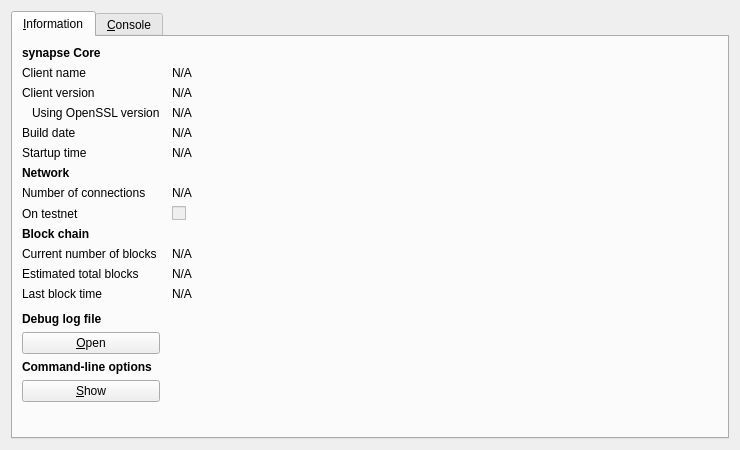
<?xml version="1.0" encoding="UTF-8"?>
<ui version="4.0">
 <class>RPCConsole</class>
 <widget class="QDialog" name="RPCConsole">
  <property name="geometry">
   <rect>
    <x>0</x>
    <y>0</y>
    <width>740</width>
    <height>450</height>
   </rect>
  </property>
  <property name="windowTitle">
   <string>synapse - Debug window</string>
  </property>
  <layout class="QVBoxLayout" name="verticalLayout_2">
   <item>
    <widget class="QTabWidget" name="tabWidget">
     <property name="currentIndex">
      <number>0</number>
     </property>
     <widget class="QWidget" name="tab_info">
      <attribute name="title">
       <string>&amp;Information</string>
      </attribute>
      <layout class="QGridLayout" name="gridLayout" columnstretch="0,1">
       <property name="horizontalSpacing">
        <number>12</number>
       </property>
       <item row="0" column="0">
        <widget class="QLabel" name="label_9">
         <property name="font">
          <font>
           <weight>75</weight>
           <bold>true</bold>
          </font>
         </property>
         <property name="text">
          <string>synapse Core</string>
         </property>
        </widget>
       </item>
       <item row="1" column="0">
        <widget class="QLabel" name="label_5">
         <property name="text">
          <string>Client name</string>
         </property>
        </widget>
       </item>
       <item row="1" column="1">
        <widget class="QLabel" name="clientName">
         <property name="cursor">
          <cursorShape>IBeamCursor</cursorShape>
         </property>
         <property name="text">
          <string>N/A</string>
         </property>
         <property name="textFormat">
          <enum>Qt::PlainText</enum>
         </property>
         <property name="textInteractionFlags">
          <set>Qt::LinksAccessibleByMouse|Qt::TextSelectableByKeyboard|Qt::TextSelectableByMouse</set>
         </property>
        </widget>
       </item>
       <item row="2" column="0">
        <widget class="QLabel" name="label_6">
         <property name="text">
          <string>Client version</string>
         </property>
        </widget>
       </item>
       <item row="2" column="1">
        <widget class="QLabel" name="clientVersion">
         <property name="cursor">
          <cursorShape>IBeamCursor</cursorShape>
         </property>
         <property name="text">
          <string>N/A</string>
         </property>
         <property name="textFormat">
          <enum>Qt::PlainText</enum>
         </property>
         <property name="textInteractionFlags">
          <set>Qt::LinksAccessibleByMouse|Qt::TextSelectableByKeyboard|Qt::TextSelectableByMouse</set>
         </property>
        </widget>
       </item>
       <item row="3" column="0">
        <widget class="QLabel" name="label_14">
         <property name="text">
          <string>Using OpenSSL version</string>
         </property>
         <property name="indent">
          <number>10</number>
         </property>
        </widget>
       </item>
       <item row="3" column="1">
        <widget class="QLabel" name="openSSLVersion">
         <property name="cursor">
          <cursorShape>IBeamCursor</cursorShape>
         </property>
         <property name="text">
          <string>N/A</string>
         </property>
         <property name="textFormat">
          <enum>Qt::PlainText</enum>
         </property>
         <property name="textInteractionFlags">
          <set>Qt::LinksAccessibleByMouse|Qt::TextSelectableByKeyboard|Qt::TextSelectableByMouse</set>
         </property>
        </widget>
       </item>
       <item row="4" column="0">
        <widget class="QLabel" name="label_12">
         <property name="text">
          <string>Build date</string>
         </property>
        </widget>
       </item>
       <item row="4" column="1">
        <widget class="QLabel" name="buildDate">
         <property name="cursor">
          <cursorShape>IBeamCursor</cursorShape>
         </property>
         <property name="text">
          <string>N/A</string>
         </property>
         <property name="textFormat">
          <enum>Qt::PlainText</enum>
         </property>
         <property name="textInteractionFlags">
          <set>Qt::LinksAccessibleByMouse|Qt::TextSelectableByKeyboard|Qt::TextSelectableByMouse</set>
         </property>
        </widget>
       </item>
       <item row="5" column="0">
        <widget class="QLabel" name="label_13">
         <property name="text">
          <string>Startup time</string>
         </property>
        </widget>
       </item>
       <item row="5" column="1">
        <widget class="QLabel" name="startupTime">
         <property name="cursor">
          <cursorShape>IBeamCursor</cursorShape>
         </property>
         <property name="text">
          <string>N/A</string>
         </property>
         <property name="textFormat">
          <enum>Qt::PlainText</enum>
         </property>
         <property name="textInteractionFlags">
          <set>Qt::LinksAccessibleByMouse|Qt::TextSelectableByKeyboard|Qt::TextSelectableByMouse</set>
         </property>
        </widget>
       </item>
       <item row="6" column="0">
        <widget class="QLabel" name="label_11">
         <property name="font">
          <font>
           <weight>75</weight>
           <bold>true</bold>
          </font>
         </property>
         <property name="text">
          <string>Network</string>
         </property>
        </widget>
       </item>
       <item row="7" column="0">
        <widget class="QLabel" name="label_7">
         <property name="text">
          <string>Number of connections</string>
         </property>
        </widget>
       </item>
       <item row="7" column="1">
        <widget class="QLabel" name="numberOfConnections">
         <property name="cursor">
          <cursorShape>IBeamCursor</cursorShape>
         </property>
         <property name="text">
          <string>N/A</string>
         </property>
         <property name="textFormat">
          <enum>Qt::PlainText</enum>
         </property>
         <property name="textInteractionFlags">
          <set>Qt::LinksAccessibleByMouse|Qt::TextSelectableByKeyboard|Qt::TextSelectableByMouse</set>
         </property>
        </widget>
       </item>
       <item row="8" column="0">
        <widget class="QLabel" name="label_8">
         <property name="text">
          <string>On testnet</string>
         </property>
        </widget>
       </item>
       <item row="8" column="1">
        <widget class="QCheckBox" name="isTestNet">
         <property name="enabled">
          <bool>false</bool>
         </property>
         <property name="text">
          <string/>
         </property>
        </widget>
       </item>
       <item row="9" column="0">
        <widget class="QLabel" name="label_10">
         <property name="font">
          <font>
           <weight>75</weight>
           <bold>true</bold>
          </font>
         </property>
         <property name="text">
          <string>Block chain</string>
         </property>
        </widget>
       </item>
       <item row="10" column="0">
        <widget class="QLabel" name="label_3">
         <property name="text">
          <string>Current number of blocks</string>
         </property>
        </widget>
       </item>
       <item row="10" column="1">
        <widget class="QLabel" name="numberOfBlocks">
         <property name="cursor">
          <cursorShape>IBeamCursor</cursorShape>
         </property>
         <property name="text">
          <string>N/A</string>
         </property>
         <property name="textFormat">
          <enum>Qt::PlainText</enum>
         </property>
         <property name="textInteractionFlags">
          <set>Qt::LinksAccessibleByMouse|Qt::TextSelectableByKeyboard|Qt::TextSelectableByMouse</set>
         </property>
        </widget>
       </item>
       <item row="11" column="0">
        <widget class="QLabel" name="label_4">
         <property name="text">
          <string>Estimated total blocks</string>
         </property>
        </widget>
       </item>
       <item row="11" column="1">
        <widget class="QLabel" name="totalBlocks">
         <property name="cursor">
          <cursorShape>IBeamCursor</cursorShape>
         </property>
         <property name="text">
          <string>N/A</string>
         </property>
         <property name="textFormat">
          <enum>Qt::PlainText</enum>
         </property>
         <property name="textInteractionFlags">
          <set>Qt::LinksAccessibleByMouse|Qt::TextSelectableByKeyboard|Qt::TextSelectableByMouse</set>
         </property>
        </widget>
       </item>
       <item row="12" column="0">
        <widget class="QLabel" name="label_2">
         <property name="text">
          <string>Last block time</string>
         </property>
        </widget>
       </item>
       <item row="12" column="1">
        <widget class="QLabel" name="lastBlockTime">
         <property name="cursor">
          <cursorShape>IBeamCursor</cursorShape>
         </property>
         <property name="text">
          <string>N/A</string>
         </property>
         <property name="textFormat">
          <enum>Qt::PlainText</enum>
         </property>
         <property name="textInteractionFlags">
          <set>Qt::LinksAccessibleByMouse|Qt::TextSelectableByKeyboard|Qt::TextSelectableByMouse</set>
         </property>
        </widget>
       </item>
       <item row="13" column="0">
        <spacer name="verticalSpacer_2">
         <property name="orientation">
          <enum>Qt::Vertical</enum>
         </property>
         <property name="sizeHint" stdset="0">
          <size>
           <width>20</width>
           <height>20</height>
          </size>
         </property>
        </spacer>
       </item>
       <item row="14" column="0">
        <widget class="QLabel" name="labelDebugLogfile">
         <property name="font">
          <font>
           <weight>75</weight>
           <bold>true</bold>
          </font>
         </property>
         <property name="text">
          <string>Debug log file</string>
         </property>
        </widget>
       </item>
       <item row="15" column="0">
        <widget class="QPushButton" name="openDebugLogfileButton">
         <property name="toolTip">
          <string>Open the synapse debug log file from the current data directory. This can take a few seconds for large log files.</string>
         </property>
         <property name="text">
          <string>&amp;Open</string>
         </property>
         <property name="autoDefault">
          <bool>false</bool>
         </property>
        </widget>
       </item>
       <item row="16" column="0">
        <widget class="QLabel" name="labelCLOptions">
         <property name="font">
          <font>
           <weight>75</weight>
           <bold>true</bold>
          </font>
         </property>
         <property name="text">
          <string>Command-line options</string>
         </property>
        </widget>
       </item>
       <item row="17" column="0">
        <widget class="QPushButton" name="showCLOptionsButton">
         <property name="toolTip">
          <string>Show the synapse-qt help message to get a list with possible synapse command-line options.</string>
         </property>
         <property name="text">
          <string>&amp;Show</string>
         </property>
         <property name="autoDefault">
          <bool>false</bool>
         </property>
        </widget>
       </item>
       <item row="18" column="0">
        <spacer name="verticalSpacer">
         <property name="orientation">
          <enum>Qt::Vertical</enum>
         </property>
         <property name="sizeHint" stdset="0">
          <size>
           <width>20</width>
           <height>40</height>
          </size>
         </property>
        </spacer>
       </item>
      </layout>
     </widget>
     <widget class="QWidget" name="tab_console">
      <attribute name="title">
       <string>&amp;Console</string>
      </attribute>
      <layout class="QVBoxLayout" name="verticalLayout_3">
       <property name="spacing">
        <number>3</number>
       </property>
       <item>
        <widget class="QTextEdit" name="messagesWidget">
         <property name="minimumSize">
          <size>
           <width>0</width>
           <height>100</height>
          </size>
         </property>
         <property name="readOnly">
          <bool>true</bool>
         </property>
         <property name="tabKeyNavigation" stdset="0">
          <bool>false</bool>
         </property>
         <property name="columnCount" stdset="0">
          <number>2</number>
         </property>
        </widget>
       </item>
       <item>
        <layout class="QHBoxLayout" name="horizontalLayout">
         <property name="spacing">
          <number>3</number>
         </property>
         <item>
          <widget class="QLabel" name="label">
           <property name="text">
            <string notr="true">&gt;</string>
           </property>
          </widget>
         </item>
         <item>
          <widget class="QLineEdit" name="lineEdit"/>
         </item>
         <item>
          <widget class="QPushButton" name="clearButton">
           <property name="maximumSize">
            <size>
             <width>24</width>
             <height>24</height>
            </size>
           </property>
           <property name="toolTip">
            <string>Clear console</string>
           </property>
           <property name="text">
            <string/>
           </property>
           <property name="icon">
            <iconset resource="../bitcoin.qrc">
             <normaloff>:/icons/remove</normaloff>:/icons/remove</iconset>
           </property>
           <property name="shortcut">
            <string notr="true">Ctrl+L</string>
           </property>
           <property name="autoDefault">
            <bool>false</bool>
           </property>
          </widget>
         </item>
        </layout>
       </item>
      </layout>
     </widget>
    </widget>
   </item>
  </layout>
 </widget>
 <resources>
  <include location="../bitcoin.qrc"/>
 </resources>
 <connections/>
</ui>
